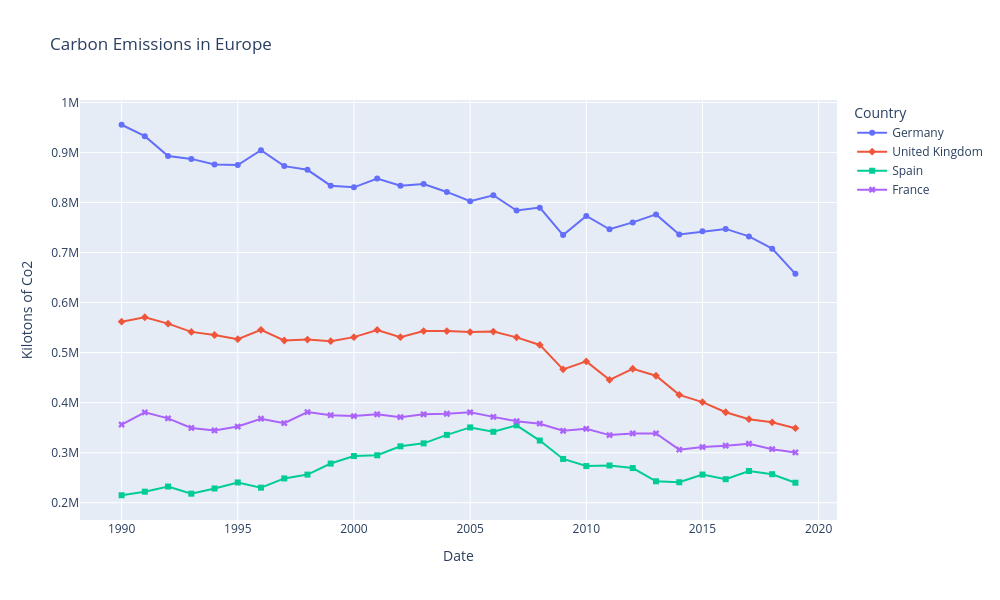

The notebook cell saved with this chart:
### Markdown cell above
For CVD accessibility, we can adjust the markers on the lines as well.

### Code cell
fig = px.line(df_eu, y="Kilotons of Co2", x="Date", title='Carbon Emissions in Europe', 
              
              # Adjust color of line according to data
              color = 'Country', 
              
              # Adjust marker of line according to data
              symbol = 'Country',

              # In addition to the points defined above, if you any other information displayed on the hover label
              hover_data=['Region'],
              
              # Adjust size
              width = 1000, height = 600
              )


fig.show()
